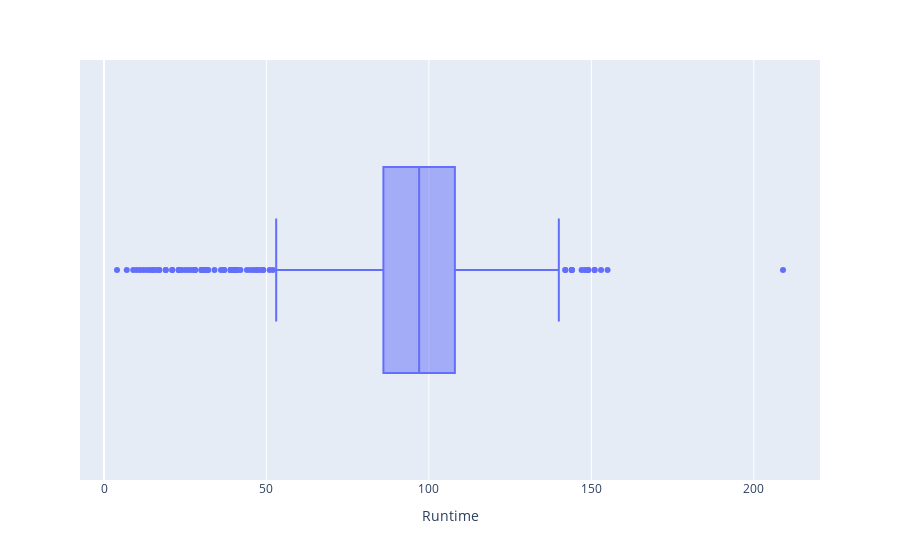

Write notebook code for a chart like this one.
### Code cell
fig = px.box(df, x= 'Runtime', hover_data = df[['Title','Language']])
fig.update_traces(quartilemethod="inclusive")
fig.show()

### Figure 1 — Plotly figure (JSON) as saved in the notebook; plotly's stock layout.template omitted (floating-point values rounded to 4 significant figures; data arrays with more than 128 entries replaced by an {"elided": "..."} marker saying what was removed)
{"data": [{"alignmentgroup": "True", "customdata": {"elided": "584x2 str values"}, "hovertemplate": "Runtime=%{x}<br>Title=%{customdata[0]}<br>Language=%{customdata[1]}<extra></extra>", "legendgroup": "", "marker": {"color": "#636efa"}, "name": "", "notched": false, "offsetgroup": "", "orientation": "h", "quartilemethod": "inclusive", "showlegend": false, "type": "box", "x": {"elided": "584 int values"}, "x0": " ", "xaxis": "x", "y0": " ", "yaxis": "y"}], "layout": {"boxmode": "group", "legend": {"tracegroupgap": 0}, "margin": {"t": 60}, "xaxis": {"anchor": "y", "domain": [0, 1], "title": {"text": "Runtime"}}, "yaxis": {"anchor": "x", "domain": [0, 1]}}}
